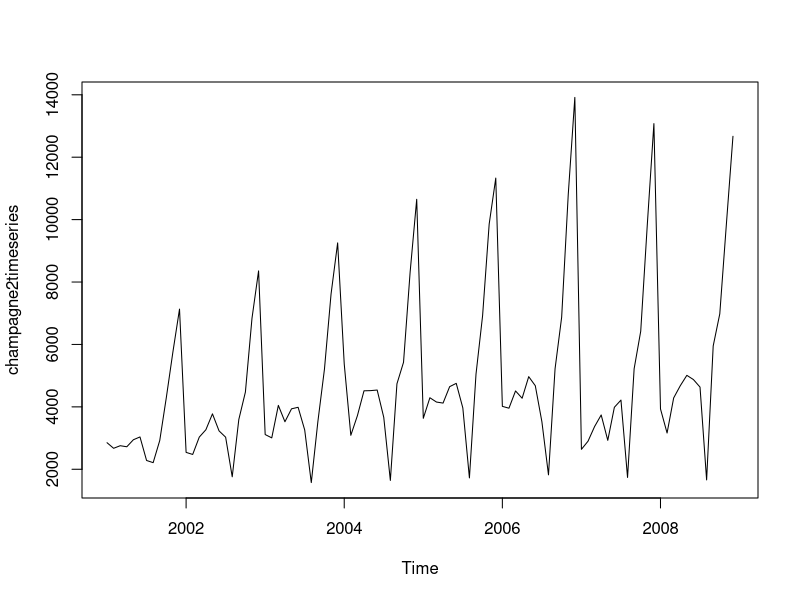
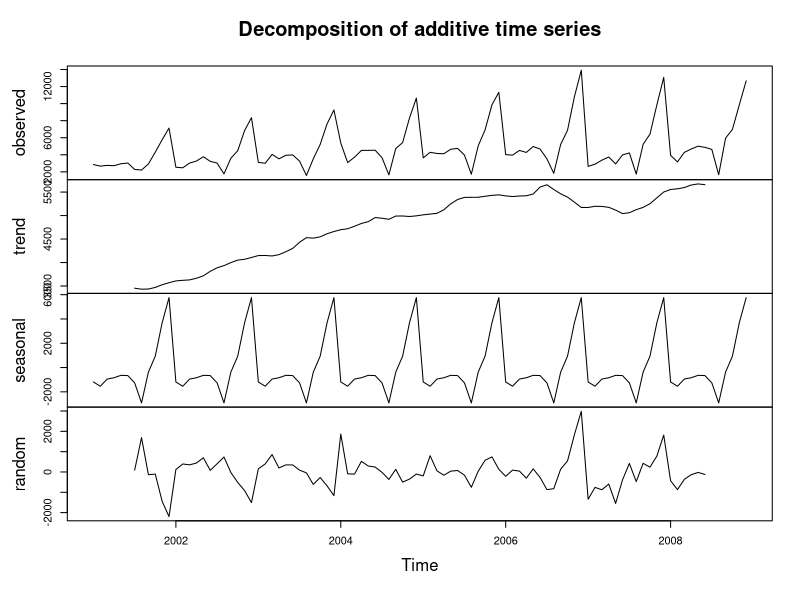
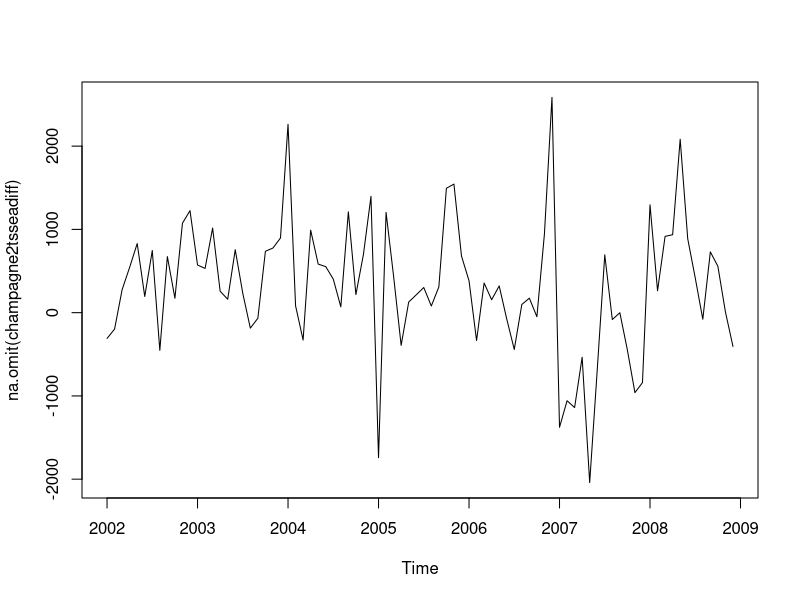
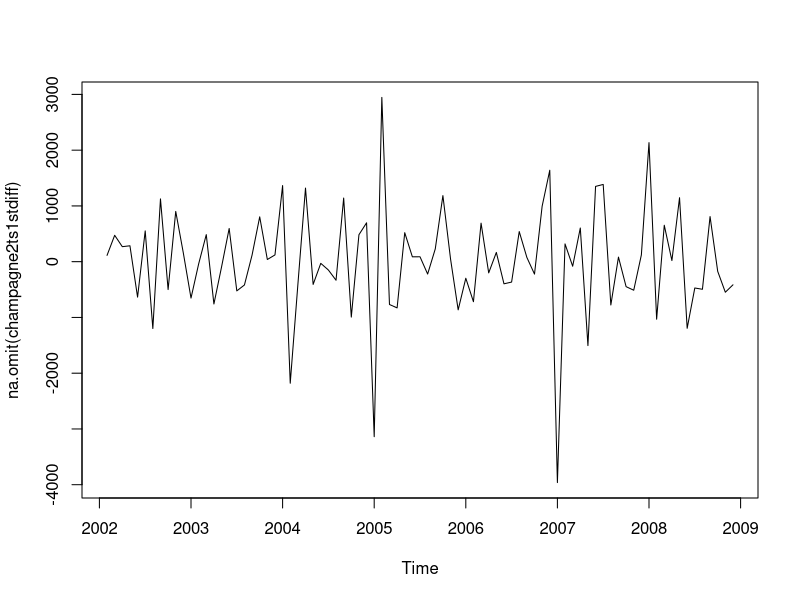
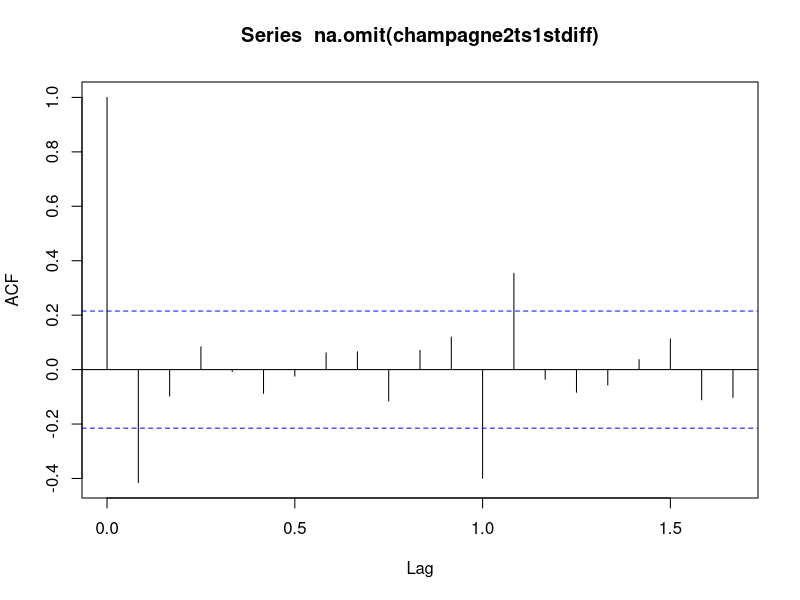
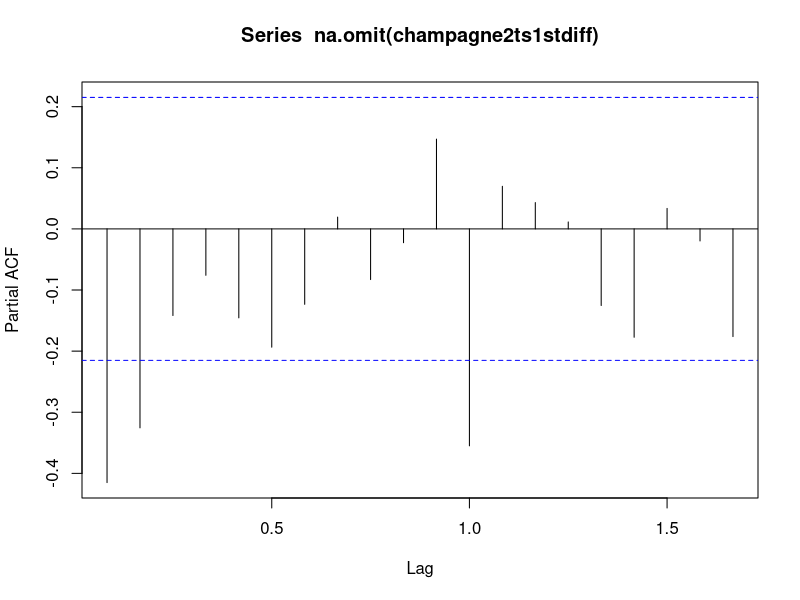
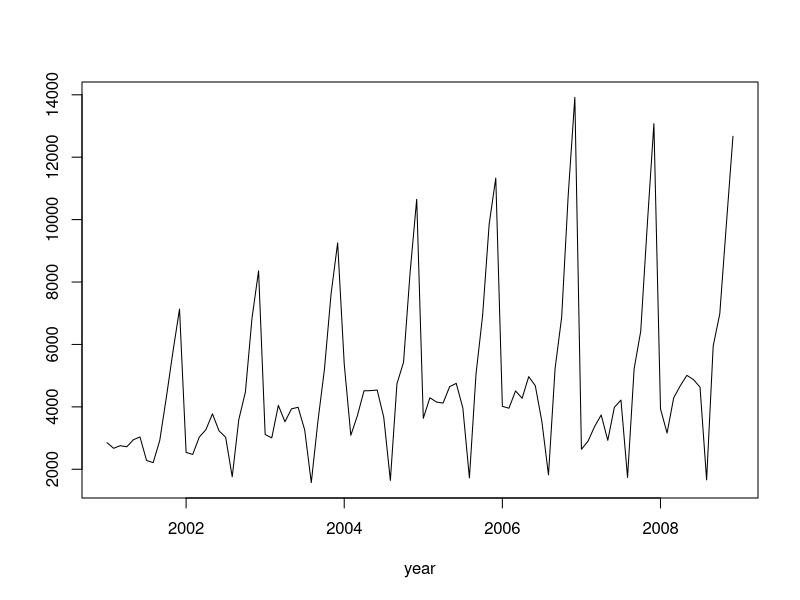

The R source for these figures, in order: (Note: this script raises an error after producing the figures.)
# 
# Written BY; Gus Segura
# Blueskymetrics.com  
# May 3, 2017
# See Git Repository for Updates

# load library
library("readxl")
library("openxlsx")
library("forecast")
library("TTR")
library("zoo")

# results list()
results <- list()

# read sample data
champagne2 <- read_excel("champagne-sales.xlsx")


# create time series and seasonal difference series
champagne2timeseries <- ts(champagne2$`ChampagneSales`, frequency=12, start=c(2001,1))
champagne2timeseries

# load seasonal difference from excel data
champagne2tsseadiff <- ts(champagne2$`Seasonal Difference`, frequency=12, start=c(2001,1))
champagne2tsseadiff

# load 1st difference from excel data
champagne2ts1stdiff <- ts(champagne2$`1stDifference`, frequency=12, start=c(2001,1))
champagne2ts1stdiff


# use diff after you isolate the seasonal portion vs using excel and algorithim
firstdiff <- diff(champagne2tsseadiff)
firstdiff

# try some plots
plot.ts(champagne2timeseries)
champ2decomp <- decompose(champagne2timeseries)
plot(champ2decomp)

# try non-ts plots -  looking for stationary
plot(na.omit(champagne2tsseadiff))
plot(na.omit(champagne2ts1stdiff))

# try acf - pacf - LJung to visually access data
acf(na.omit(champagne2ts1stdiff), lag.max = 20)
pacf(na.omit(champagne2ts1stdiff), lag.max = 20)
Box.test(na.omit(champagne2ts1stdiff), lag = 20, type ="Ljung-Box")

# plot time series
plot(champagne2timeseries, ylab="", xlab="year")

# arima - auto arima will pick our terms : use auto to find parameters
auto.arima(champagne2timeseries)

# auto.arima(champagne2timeseries, stepwise=FALSE, approximation=FALSE)
# ARIMA(1,0,0)(1,1,0)[12] with drift
fit.champagne <- arima( champagne2timeseries, order=c(1,0,0), seasonal = c(1,1,0))
results[["champagne"]]  <- forecast.Arima(fit.champagne)
plot(results[["champagne"]], ylab="Forecast of Champagne Sales", xlab="Year")

# results
# convert ts into data frame for export to excel
df.champagne <- data.frame(F1=as.yearmon(time(champagne2timeseries), "%b%y"), 
                          Point.Forecast=as.matrix(champagne2timeseries))

# forecast - combine multiple result sets if needed.
results[["champagne"]]

# combine results
results_together <- do.call(rbind,lapply(names(results),function(x){
  transform(as.data.frame(results[[x]]), Name = x)
}))

# create workbook and write output
wb <- createWorkbook()
addWorksheet(wb, "HistoryData")
addWorksheet(wb, "Forecasts")
writeData(wb, "HistoryData", df.champagne, rowNames = FALSE)
writeData(wb, "Forecasts", results_together, rowNames = TRUE)
saveWorkbook(wb, "Forcasts.xlsx", overwrite = TRUE)

